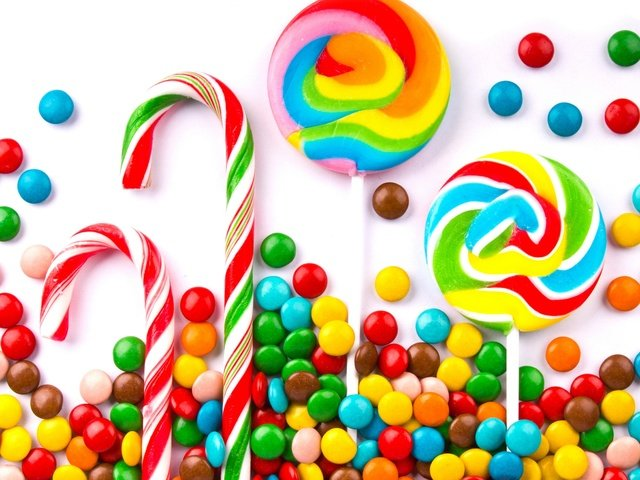
//> input picture lab_1/Images/1.jpg, 640 x 480 px
$ ./Image_processing   (built with g++ and OpenCV 4)
//> lines starting //> are read from the running program, lines starting //| are printed output that depends on the picture; after the words box and inside, x2 and y2 are one past the last pixel; in counts of white or black regions, pixels touching at a corner belong together; pictures that were not available may be replaced by others from this repository, and a replacement may not be noted
### lab_1/Conversion.h
#pragma once
#include <opencv2/opencv.hpp>

using namespace cv;

Mat bgr_to_YCrCb(const Mat& image);
Mat YCrCb_to_bgr(const Mat& image);
Mat brightness_bgr(const Mat& image);
Mat brightness_YCrCb(const Mat& image);

### lab_1/Gray.h
#pragma once
#include <opencv2/opencv.hpp>

using namespace cv;

Mat shades_gray (const Mat& image);

### lab_1/Metrics.h
#include <opencv2/opencv.hpp>
#include <opencv2/core/core.hpp>
#include <opencv2/highgui/highgui.hpp>
#include <math.h>

using namespace cv;

float SSIM(const Mat& image1, const Mat& image2);

### lab_1/Conversion.cpp
#include "Conversion.h"

using namespace cv;

Mat bgr_to_YCrCb(const Mat& image)
{
    Mat image_YCrCb = image.clone();
    float Y = 0.0, Cb = 0.0, Cr = 0.0;

    for (int i = 0; i < image_YCrCb.rows; i++)
    {
        for (int j = 0; j <  image_YCrCb.cols; j++)
        {
            Y = image_YCrCb.at<Vec3b>(i, j).val[0] * 0.114 + image_YCrCb.at<Vec3b>(i, j).val[1] * 0.587 + image_YCrCb.at<Vec3b>(i, j).val[2] * 0.299;
            Cb = 128 + image_YCrCb.at<Vec3b>(i, j).val[0] * 0.5 - image_YCrCb.at<Vec3b>(i, j).val[1] * 0.331264 - image_YCrCb.at<Vec3b>(i, j).val[2] * 0.168736;
            Cr = 128 - image_YCrCb.at<Vec3b>(i, j).val[0] * 0.081312 - image_YCrCb.at<Vec3b>(i, j).val[1] * 0.418688 + image_YCrCb.at<Vec3b>(i, j).val[2] * 0.5;

            image_YCrCb.at<Vec3b>(i, j).val[0] = Y;
            image_YCrCb.at<Vec3b>(i, j).val[1] = Cr;
            image_YCrCb.at<Vec3b>(i, j).val[2] = Cb;
        }
    }
    return  image_YCrCb;
}

Mat YCrCb_to_bgr(const Mat& image)
{
    Mat image_BGR = image.clone();
    float B = 0.0, G = 0.0, R = 0.0;

    for (int i = 0; i < image_BGR.rows; i++)
    {
        for (int j = 0; j < image_BGR.cols; j++)
        {
            R = image.at<Vec3b>(i, j).val[0] + 1.4022 * (image.at<Vec3b>(i, j).val[1] - 128.0);
            G = image.at<Vec3b>(i, j).val[0] - 0.3456 * (image.at<Vec3b>(i, j).val[2] - 128.0) - 0.7145 * (image.at<Vec3b>(i, j).val[1] - 128.0);
            B = image.at<Vec3b>(i, j).val[0] + 1.7710 * (image.at<Vec3b>(i, j).val[2] - 128.0);

            image_BGR.at<Vec3b>(i, j).val[0] = B;
            image_BGR.at<Vec3b>(i, j).val[1] = G;
            image_BGR.at<Vec3b>(i, j).val[2] = R;
        }
    }
    return image_BGR;
}

Mat brightness_bgr(const Mat& image)
{
    Mat image_bright = image.clone();

    for (int i = 0; i < image_bright.rows; i++)
    {
        for (int j = 0; j < image_bright.cols; j++)
        {
            if (image_bright.at<Vec3b>(i, j).val[0] + 100 > 255)
            {
                image_bright.at<Vec3b>(i, j).val[0] = 255;
            }
            else
            {
                image_bright.at<Vec3b>(i, j).val[0] += 100;
            }

            if (image_bright.at<Vec3b>(i, j).val[1] + 100 > 255)
            {
                image_bright.at<Vec3b>(i, j).val[1] = 255;
            }
            else
            {
                image_bright.at<Vec3b>(i, j).val[1] += 100;
            }

            if (image_bright.at<Vec3b>(i, j).val[2] + 100 > 255)
            {
                image_bright.at<Vec3b>(i, j).val[2] = 255;
            }
            else
            {
                image_bright.at<Vec3b>(i, j).val[2] += 100;
            }
        }
    }
    return image_bright;
}

Mat brightness_YCrCb(const Mat& image)
{
    Mat image_bright = image.clone();

    for (int i = 0; i < image_bright.rows; i++)
    {
        for (int j = 0; j < image_bright.cols; j++)
        {
            if (image_bright.at<Vec3b>(i, j).val[0] + 100 > 255)
            {
                image_bright.at<Vec3b>(i, j).val[0] = 255;
            }
            else
            {
                image_bright.at<Vec3b>(i, j).val[0] += 100;
            }
        }
    }
    return image_bright;
}

### lab_1/Gray.cpp
#include "Gray.h"

using namespace cv;

Mat shades_gray (const Mat& image)
{
	Mat gray_image = image.clone();

	for (int i = 0; i < gray_image.rows; i++)
	{
		for (int j = 0; j < gray_image.cols; j++)
		{
			uchar gray = 0.0722 * gray_image.at<Vec3b>(i, j)[0] + 0.7152 * gray_image.at<Vec3b>(i, j)[1] + 0.2126 * gray_image.at<Vec3b>(i, j)[2];
			gray_image.at<Vec3b>(i, j) = { gray, gray, gray };
		}
	}
	return gray_image;
}

### lab_1/Metrics.cpp
#include "Metrics.h"

using namespace cv;

float SSIM(const Mat& image1, const Mat& image2)
{
	Mat gray_image1;
	Mat gray_image2;

	cvtColor(image1, gray_image1, COLOR_BGR2GRAY);
	cvtColor(image2, gray_image2, COLOR_BGR2GRAY);

	int N = image1.rows * image1.cols;

	double ma = 0, mb = 0, sigma_a = 0, sigma_b = 0, cov = 0;

	for (int i = 0; i < gray_image1.rows; i++)
	{
		for (int j = 0; j < gray_image1.cols; j++)
		{
			ma += gray_image1.at<uchar>(i, j);
			mb += gray_image2.at<uchar>(i, j);
		}
	}

	ma /= N;
	mb /= N;

	for (int i = 0; i < gray_image1.rows; i++)
	{
		for (int j = 0; j < gray_image1.cols; j++)
		{
			sigma_a += pow(gray_image1.at<uchar>(i, j) - ma, 2);
			sigma_b += pow(gray_image2.at<uchar>(i, j) - mb, 2);
			cov += abs((gray_image1.at<uchar>(i, j) - ma) * (gray_image2.at<uchar>(i, j) - mb));
		}
	}

	int n = N - 1;
	sigma_a /= n;
	sigma_b /= n;
	cov /= n;

	float c1 = 0.01 * 255 * 0.01 * 255; // 6.5025
	float c2 = 0.03 * 255 * 0.03 * 255; // 58.5225
	double c3 = c2 / 2;

	double l = (2 * ma * mb + c1) / (pow(ma, 2) + pow(mb, 2) + c1);
	double c = (2 * sqrt(sigma_a) * sqrt(sigma_b) + c2) / (sigma_a + sigma_b + c2);
	double s = (cov + c3) / (sqrt(sigma_a) * sqrt(sigma_b) + c3);

	double result = l * c * s;
	return result;
}

### lab_1/Image_processing.cpp
#include <opencv2/opencv.hpp>
#include <vector>
#include <iostream>
#include <math.h>
#include <ctime>

#include "Metrics.h"
#include "Gray.h"
#include "Conversion.h"

using namespace cv;
using namespace std;

int main()
{
	Mat A;
	Mat B;
	Mat C;

	//A = imread("1.jpg");
	//A = imread("1.jpg");
	A = imread("../images/1.jpg");
//> A is the input picture: 480 rows x 640 cols, CV_8UC3; mean B, G, R 150.4, 184.6, 202.9
	//imshow("1", A);

	//B = imread("2.jpg");
	//B = imread("2.jpg");
	B = imread("../images/2.jpg");
	//imshow("2", B);

	//C = imread("3.jpg");
	//C = imread("3.jpg");
	C = imread("../images/3.jpg");
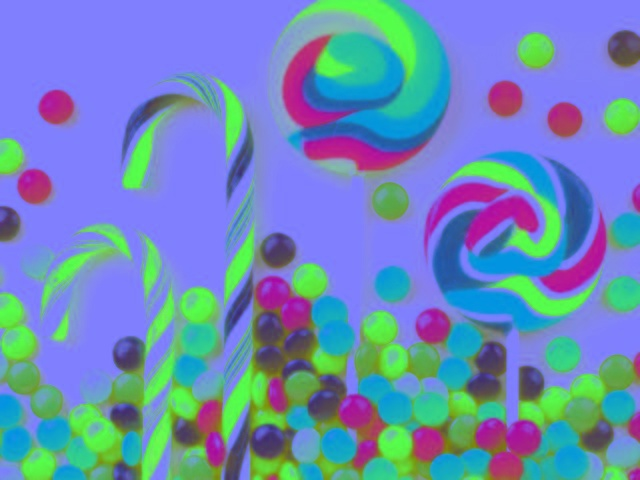
//> input picture lab_1/Images/bgr_to_YCrCb (my).jpg, 640 x 480 px, given in place of 3.jpg, which was not available
//> C is the input picture: 480 rows x 640 cols, CV_8UC3; mean B, G, R 185.6, 139.3, 107.4
	//imshow("3", C);

	//waitKey();

	//==================== SSIM (1) ====================//
	float metric1 = SSIM(A, A);
//> in SSIM, `cvtColor(image1, gray_image1, COLOR_BGR2GRAY);`:
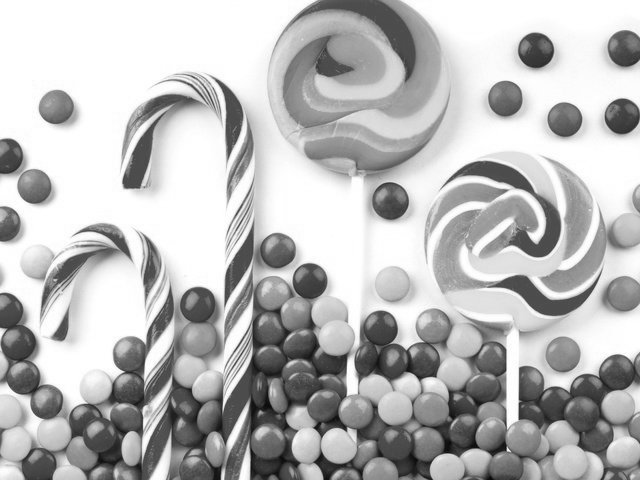
//> gray_image1: 480 rows x 640 cols, CV_8UC1; min 6, max 255, mean 186.2
//> the loop in SSIM, `for (int i = 0; i < gray_image1.rows; i++)` made 480 passes
//> (ma, mb) on passes 1 to 3: (150539, 150539), (300456, 300456), (449641, 449641)
//> after the loop in SSIM, `for (int i = 0; i < gray_image1.rows; i++)`: ma = 57196736
//> in SSIM, `ma /= N;`: ma = 186.2
//> the loop in SSIM, `for (int i = 0; i < gray_image1.rows; i++)` made 480 passes
//> (sigma_a, sigma_b, cov) on passes 1 to 3: (3221150.4, 3221150.4, 3221150.4), (6482421.9, 6482421.9, 6482421.9), (9803775.5, 9803775.5, 9803775.5)
//> after the loop in SSIM, `for (int i = 0; i < gray_image1.rows; i++)`: sigma_a = 1.44e+09
//> in SSIM, `sigma_a /= n;`: sigma_a = 4674.5
//> in SSIM, `double l = (2 * ma * mb + c1) / (pow(ma, 2) + pow(mb, 2) + c1);`: l = 1
//> metric1 = 1
	float metric2 = SSIM(A, B);
//> the loop in SSIM (call 2), `for (int i = 0; i < gray_image1.rows; i++)` made 480 passes
//> the loop in SSIM (call 2), `for (int i = 0; i < gray_image1.rows; i++)` made 480 passes
//> metric2 = 1
	float metric3 = SSIM(A, C);
//> in SSIM (call 3), `cvtColor(image2, gray_image2, COLOR_BGR2GRAY);`:
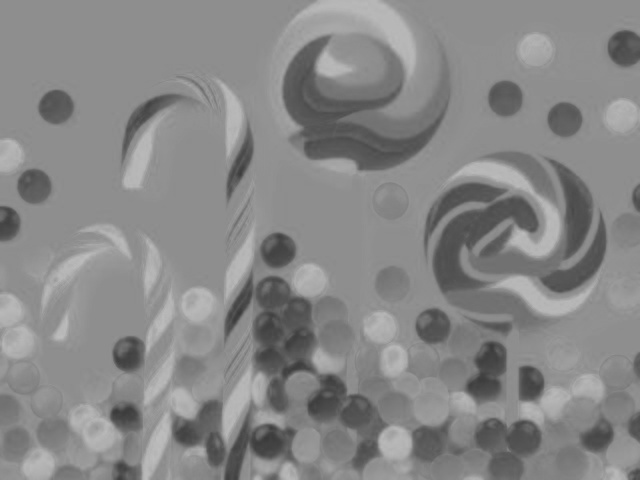
//> gray_image2: 480 rows x 640 cols, CV_8UC1; min 57, max 189, mean 135.1
//> the loop in SSIM (call 3), `for (int i = 0; i < gray_image1.rows; i++)` made 480 passes
//> (ma, mb) on passes 1 to 3: (150539, 93319), (300456, 186761), (449641, 280368)
	cout << "SSIM: image 1 and image 1 = " << metric1 << endl;
//| SSIM: image 1 and image 1 = 1
	cout << "SSIM: image 1 and image 2 = " << metric2 << endl;
//| SSIM: image 1 and image 2 = 1
	cout << "SSIM: image 1 and image 3 = " << metric3 << endl;
//| SSIM: image 1 and image 3 = 0.430454
	cout << "========================================" << endl;

	//==================== Shades of gray (2) ====================//
	//===== A =====//
	Mat gray_my = A.clone();
	gray_my = shades_gray(A);
//> after the loop in shades_gray, `for (int i = 0; i < gray_image.rows; i++)`:
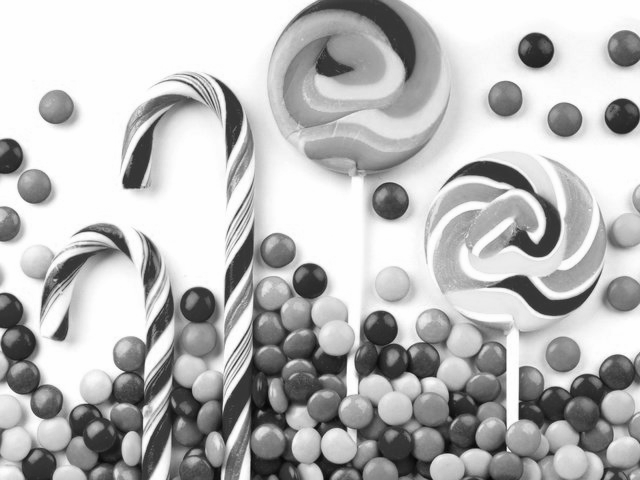
//> gray_image: 480 rows x 640 cols, CV_8UC3; min 4, max 254, mean 185.5
	//imshow("gray_my", gray_my);
	//waitKey();
	//imwrite("gray_my.jpg", gray_A);
	imwrite("../images/gray_my.jpg", gray_my);

	//===== B =====//
	Mat gray_CV = A.clone();
	cvtColor(gray_CV, gray_CV, COLOR_RGB2GRAY);
	//imshow("gray_CV", gray_CV);
	//waitKey();
	//imwrite("gray_CV.jpg", gray_CV);
	imwrite("../images/gray_CV.jpg", gray_CV);

	//===== C =====//
	float metric4 = SSIM(A, gray_my);
	cout << "SSIM: opencv_gray and my_gray = " << metric4 << endl;
//| SSIM: opencv_gray and my_gray = 0.991769
	cout << "========================================" << endl;

	//==================== Conversion (3) ====================//
	//===== A =====//
	Mat bgr_to_YCrCb_my = bgr_to_YCrCb(A);
	//imshow("bgr_to_YCrCb_my", bgr_to_YCrCb_my);
	//waitKey();
	//imwrite("bgr_to_YCrCb (my).jpg", bgr_to_YCrCb_my);
	imwrite("../images/bgr_to_YCrCb (my).jpg", bgr_to_YCrCb_my);

	Mat YCrCb_to_bgr_my = YCrCb_to_bgr(bgr_to_YCrCb_my);
//> after the loop in YCrCb_to_bgr, `for (int i = 0; i < image_BGR.rows; i++)`:
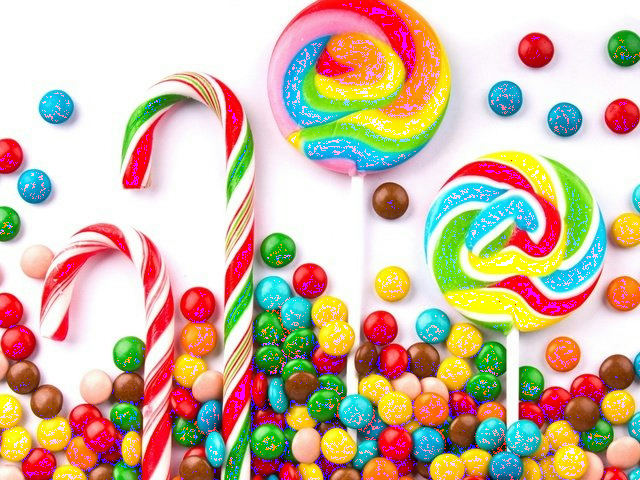
//> image_BGR: 480 rows x 640 cols, CV_8UC3; mean B, G, R 161.5, 184.3, 205.2
	//imshow("YCrCb_to_bgr_my", YCrCb_to_bgr_my);
	//waitKey();
	//imwrite("YCrCb_to_bgr (my).jpg", YCrCb_to_bgr_my);
	imwrite("../images/YCrCb_to_bgr (my).jpg", YCrCb_to_bgr_my);

	//===== B =====//
	Mat bgr_to_YCrCb_CV;
	cvtColor(A, bgr_to_YCrCb_CV, COLOR_BGR2YCrCb);
//> bgr_to_YCrCb_CV: 480 rows x 640 cols, CV_8UC3; mean of channels 0, 1, 2 186.2, 139.9, 107.8
	//imshow("bgr_to_YCrCb_CV", bgr_to_YCrCb_CV);
	//waitKey();
	//imwrite("bgr_to_YCrCb (CV).jpg", bgr_to_YCrCb_CV);
	imwrite("../images/bgr_to_YCrCb (CV).jpg", bgr_to_YCrCb_CV);

	Mat YCrCb_to_bgr_CV;
	cvtColor(bgr_to_YCrCb_CV, YCrCb_to_bgr_CV, COLOR_YCrCb2BGR);
	//imshow("YCrCb_to_bgr_CV", YCrCb_to_bgr_CV);
	//waitKey();
	//imwrite("YCrCb_to_bgr (CV).jpg", YCrCb_to_bgr_CV);
	imwrite("../images/YCrCb_to_bgr (CV).jpg", YCrCb_to_bgr_CV);

	//===== C =====//
	float metric6 = SSIM(bgr_to_YCrCb_my, bgr_to_YCrCb_CV);
	float metric5 = SSIM(A, bgr_to_YCrCb_CV);
	float metric8 = SSIM(bgr_to_YCrCb_my, A);
	float metric7 = SSIM(YCrCb_to_bgr_my, YCrCb_to_bgr_CV);
//> in SSIM (call 8), `cvtColor(image2, gray_image2, COLOR_BGR2GRAY);`: gray_image2: 480 rows x 640 cols, CV_8UC1; 0.25% of pixels changed, all inside (x1, y1, x2, y2) = (1, 0, 639, 480)
	cout << "SSIM: BGR_to_YCrCb (my) and BGR_to_YCrCb (CV) = " << metric6 << endl;
//| SSIM: BGR_to_YCrCb (my) and BGR_to_YCrCb (CV) = 0.999806
	cout << "SSIM: YCrCb_to_BGR (my) and Original_image = " << metric5 << endl;
//| SSIM: YCrCb_to_BGR (my) and Original_image = 0.429217
	cout << "SSIM: YCrCb_to_BGR (CV) and Original_image = " << metric8 << endl;
//| SSIM: YCrCb_to_BGR (CV) and Original_image = 0.430236
	cout << "SSIM: YCrCb_to_BGR (my) and YCrCb_to_BGR (CV) = " << metric7 << endl;
//| SSIM: YCrCb_to_BGR (my) and YCrCb_to_BGR (CV) = 0.990676
	cout << "========================================" << endl;

	//===== D =====//
	clock_t seconds1 = clock();
	Mat bgr_brightness = brightness_bgr(A);
//> after the loop in brightness_bgr, `for (int i = 0; i < image_bright.rows; i++)`:
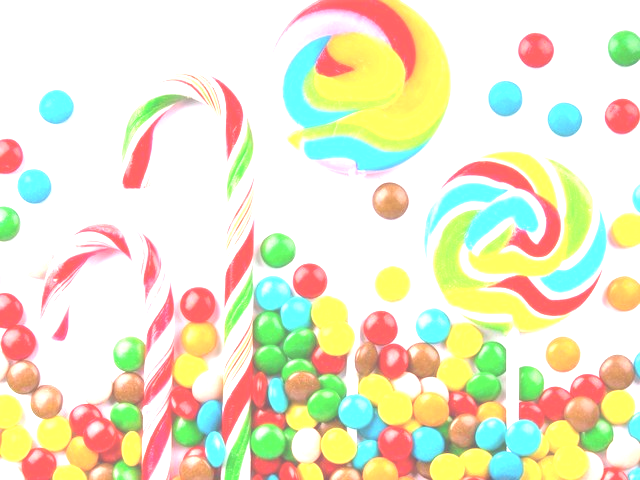
//> image_bright: 480 rows x 640 cols, CV_8UC3; mean B, G, R 203, 231.4, 234.3
	clock_t seconds2 = clock();
	imwrite("../images/bgr_brightness.jpg", bgr_brightness);

	clock_t seconds3 = clock();
	Mat YCrCb_brightness = brightness_YCrCb(bgr_to_YCrCb_CV);
//> after the loop in brightness_YCrCb, `for (int i = 0; i < image_bright.rows; i++)`: image_bright: 480 rows x 640 cols, CV_8UC3; mean of channels 0, 1, 2 236.8, 139.9, 107.8
	clock_t seconds4 = clock();
	imwrite("../images/YCrCb_brightness.jpg", YCrCb_brightness);
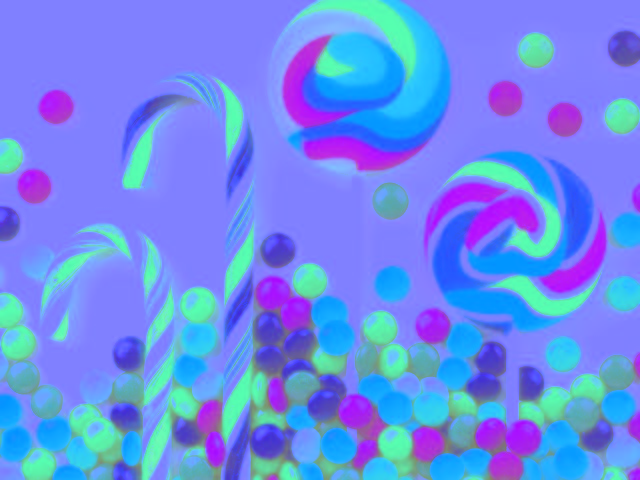
//> saved as YCrCb_brightness.jpg: 480 rows x 640 cols, CV_8UC3; mean B, G, R 236.8, 139.9, 107.8

	//===== E =====//
	float metric9 = SSIM(A, bgr_brightness);
	float metric10 = SSIM(bgr_to_YCrCb_CV, YCrCb_brightness);
	cout << "SSIM: Original_image and bgr_brightness = " << metric9 << endl;
//| SSIM: Original_image and bgr_brightness = 0.764838
	cout << "SSIM: BGR_to_YCrCb (CV) and YCrCb_brightness = " << metric10 << endl;
//| SSIM: BGR_to_YCrCb (CV) and YCrCb_brightness = 0.980475
	cout << "========================================" << endl;
	cout << "Time bgr_brightness = " << (double)(seconds2 - seconds1) / CLOCKS_PER_SEC << " sec" << endl;
	cout << "Time YCrCb_brightnesss = " << (double)(seconds4 - seconds3) / CLOCKS_PER_SEC << " sec" << endl << endl;

	system("pause");
}
